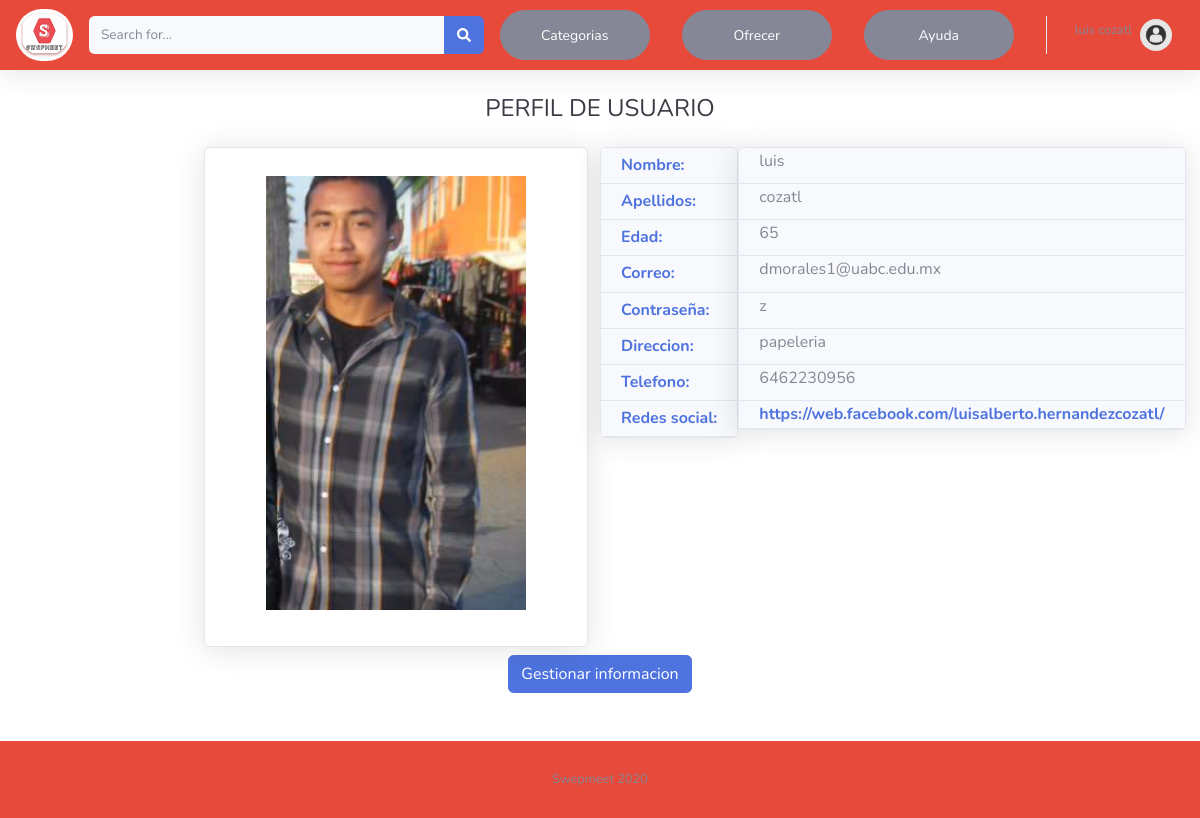
The page /user_profile.php (signed in) on the database its author committed.
### tables this page shows
CREATE TABLE `users_data` (
  `user_id` int(11) NOT NULL,
  `first_name` varchar(50) NOT NULL,
  `last_name` varchar(50) NOT NULL,
  `password` varchar(50) NOT NULL,
  `age` int(11) NOT NULL,
  `email` varchar(50) NOT NULL,
  `address` varchar(50) NOT NULL,
  `phone` varchar(20) DEFAULT NULL,
  `social_network` varchar(100) DEFAULT NULL,
  `img` varchar(30) DEFAULT NULL
);

### user_profile.php (the view, shortened to what this page needs)
<?php
include("conexiondb.php");
?>
<!DOCTYPE html>
<html lang="en">
<head>
    <link href="css/all.min.css" rel="stylesheet" type="text/css">
    <link href="css/sb-admin-2.min.css" rel="stylesheet">
</head>
<body id="page-top">
    <div id="content-wrapper" class="d-flex flex-column">
        <div id="content">
        <nav class="navbar navbar-expand navbar-light bg-danger topbar mb-4 static-top shadow">
          <a href="index.php">
            <img src="img/Slogo_b.png" style="border-radius: 35px;" >
          </a>
        <form action="index.php" method="GET" class="d-none d-sm-inline-block form-inline mr-auto ml-md-3 my-2 my-md-0 mw-100 navbar-search">
            <div class="input-group">
                <input type="text" name="q" class="form-control bg-light border-0 small" placeholder="Search for..." aria-label="Search" aria-describedby="basic-addon2">
                <div class="input-group-append">
                    <button type="submit" class="btn btn-primary" type="button">
                        <i class="fas fa-search fa-sm"></i>
                    </button>
                </div>
            </div>
        </form>
          <ul class="navbar-nav ml-auto">
             <li class="nav-item dropdown no-arrow mx-1">
              <a class="nav-link dropdown-toggle" href="#" id="alertsDropdown" role="button" data-toggle="dropdown" aria-haspopup="true" aria-expanded="false">
                <button type="button" class="btn btn-secondary btn-sm" style="border-radius: 25px;width : 150px; height: 50px">Categorias</button>
              </a>
            </li>
           <li class="nav-item dropdown no-arrow mx-1">
                   <a href="product_register.php" class="nav-link dropdown-toggle">
                      <button  type="button" class="btn btn-secondary btn-sm" style="border-radius: 25px;width : 150px; height: 50px">Ofrecer</button>
                  </a>
              </li>
              <li class="nav-item dropdown no-arrow mx-1">
                   <a href="help_support.php" class="nav-link dropdown-toggle">
                      <button  type="button" class="btn btn-secondary btn-sm" style="border-radius: 25px;width : 150px; height: 50px">Ayuda</button>
                  </a>
              </li>
            <?php
            if (isset($_SESSION['user_id'])) {
                $getUserQuery = 'SELECT first_name, last_name FROM users_data WHERE user_id='.$_SESSION['user_id'];
                $getUser = mysqli_query($conexion, $getUserQuery);
                $user = mysqli_fetch_assoc($getUser);
              ?>
                <li class="nav-item dropdown no-arrow">
                    <a class="nav-link dropdown-toggle" href="#" id="userDropdown" role="button" data-toggle="dropdown" aria-haspopup="true" aria-expanded="false">
                        <span class="mr-2 d-none d-lg-inline text-gray-600 small">
                            <label><?php echo $user['first_name']." ".$user['last_name'];?></label>
                        </span>
                        <img class="img-profile rounded-circle" src="img/user.jpg">
                    </a>
                </li>
            <?php } ?>
          </ul>
        </nav>
                    <div align="center">
                        <h1 class="h4 text-gray-900 mb-4">PERFIL DE USUARIO</h1>
                        <?php
                              $getUserQuery = 'SELECT * FROM users_data WHERE user_id='.$_SESSION['user_id'];
                                $getUser = mysqli_query($conexion, $getUserQuery);
                                  $user = mysqli_fetch_assoc($getUser);
                              ?>
	                          <div class="row">
	                          	 	<div class="col-lg-2 ">
	                          	 	</div>
	                                <div class="col-lg-4 ">
	                                    <div class="card shadow mb-2 text-center">
	                                        <div class="card-body">
	                                           <div class="text-center">
                                              <?php if(empty($user['img'])){
                                                ?><img class="img-fluid px-2 px-sm-4 mt-2 mb-3" style="width: 19.3rem;" src="img/user.jpg" alt="">
                                             <?php }else{ ?>
	                       <img class="img-fluid px-2 px-sm-4 mt-2 mb-3" style="width: 19.3rem;" src="<?php echo $user['img'];?>" alt="">
                          <?php } ?>
	                                           </div>
	                                       </div>
	                                   </div>
	                              </div>
	                              <div class="col-mb-2 ">
	              							<div class="card shadow mb-1 text-left">
	                                    			<div class="card-header py-2">
	                                         			<h6 class="m-0 font-weight-bold text-primary">Nombre:</h6>
	                                    			</div>
	                                    			<div class="card-header py-2">
	                                         			<h6 class="m-0 font-weight-bold text-primary">Apellidos:</h6>
	                                    			</div>
	                                     			<div class="card-header py-2">
	                                         			<h6 class="m-0 font-weight-bold text-primary">Edad:</h6>
	                                    			</div>
	                                    			<div class="card-header py-2">
	                                         			<h6 class="m-0 font-weight-bold text-primary">Correo:</h6>
	                                    			</div>
	                                    			<div class="card-header py-2">
	                                         			<h6 class="m-0 font-weight-bold text-primary">Contraseña:</h6>
	                                    			</div>
	                                    			<div class="card-header py-2">
	                                         			<h6 class="m-0 font-weight-bold text-primary">Direccion:</h6>
	                                    			</div>
	                                    			<div class="card-header py-2">
	                                         			<h6 class="m-0 font-weight-bold text-primary">Telefono:</h6>
	                                    			</div>
	                                    			<div class="card-header py-2">
	                                         			<h6 class="m-0 font-weight-bold text-primary">Redes social:</h6>
	                                    			</div>
	                                       </div>
	                         	 </div>
	                         	 <div class="col-mb-4 ">
	              							<div class="card shadow mb-1 text-left">
	                                    			<div class="card-header py-1">
	                                         			<h6 class="m-0 font-weight text-secundary">
	                                         				<label id="lblNom"> <?php echo $user['first_name'];?> </label>
	                                         			</h6>
	                                    			</div>
	                                    			<div class="card-header py-1">
	                                         			<h6 class="m-0 font-weight text-secundary">
	                                         				<label id="lblMater"><?php echo $user['last_name'];?></label>
	                                         			</h6>
	                                    			</div>
	                                    			<div class="card-header py-1">
	                                         			<h6 class="m-0 font-weight text-secundary">
	                                         				<label id="lblAge"><?php echo $user['age'];?></label>
	                                         			</h6>
	                                    			</div>
	                                    			<div class="card-header py-1">
	                                         			<h6 class="m-0 font-weight text-secundary">
	                                         				<label id="lblEmail"><?php echo $user['email'];?></label>
	                                         			</h6>
	                                    			</div>
	                                    			<div class="card-header py-1">
	                                         			<h6 class="m-0 font-weight text-secundary">
	                                         				<label id="lblPass"><?php echo $user['password'];?></label>
	                                         			</h6>
	                                    			</div>
	                                    			<div class="card-header py-1">
	                                         			<h6 class="m-0 font-weight text-secundary">
	                                         				<label id="lblDir"><?php echo $user['address'];?></label>
	                                         			</h6>
	                                    			</div>
	                                    			<div class="card-header py-1">
	                                         			<h6 class="m-0 font-weight text-secundary">
	                                         				<label id="p"><?php echo $user['phone'];?></label>
	                                         			</h6>
	                                    			</div>
	                                    			<div class="card-header py-1">
	                                         			<h6 class="m-0 font-weight-bold text-secundary">
	                                         				<a href="<?php echo $user['social_network'];?>" id="lblRed"><?php echo $user['social_network'];?></a>
	                                         			</h6>
	                                    			</div>
	                                       </div>
	                         	 </div>
	                         </div>
                           <a href="profile_edit.php" class="btn btn-primary">
                                 Gestionar informacion
                          </a>
	              </div>
             </div>
             <br><br>
                  <footer class="sticky-footer bg-danger">
                    <div class="container my-auto">
                      <div class="copyright text-center my-auto">
                        <span>Swepmeet 2020</span>
                      </div>
                    </div>
                  </footer>
         </div>
</body>
</html>

### rows shown on the page
users_data: img (picture), first_name "luis", last_name "cozatl", age "65", email "dmorales1@uabc.edu.mx", password "z", address "papeleria", phone "6462230956", social_network "https://web.facebook.com/luisalberto.hernandezcozatl/"
